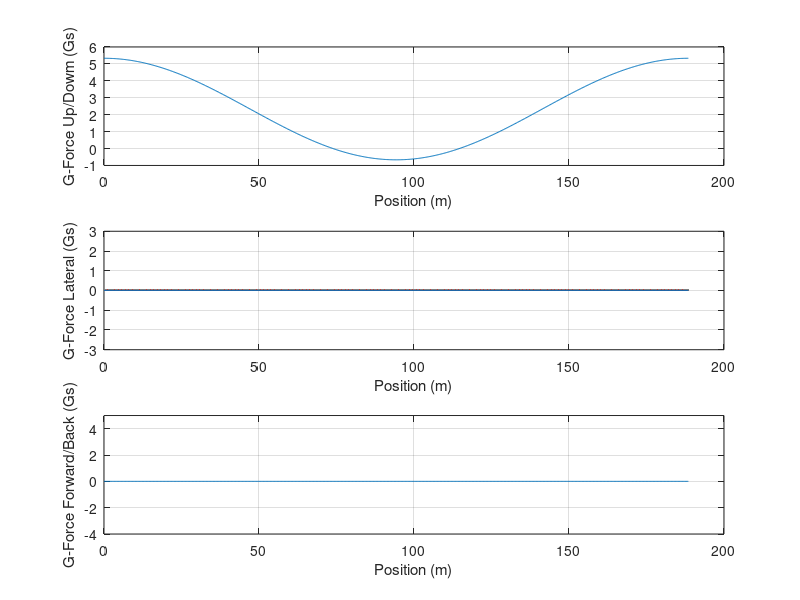
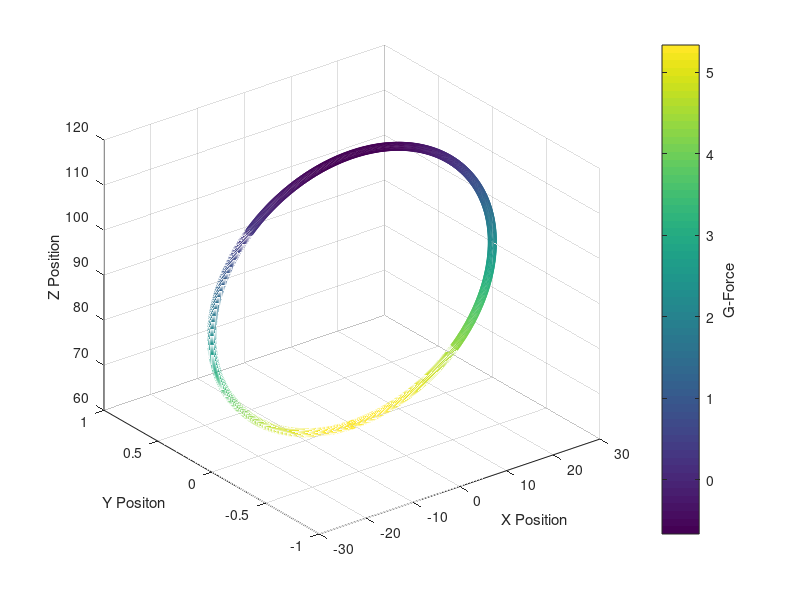
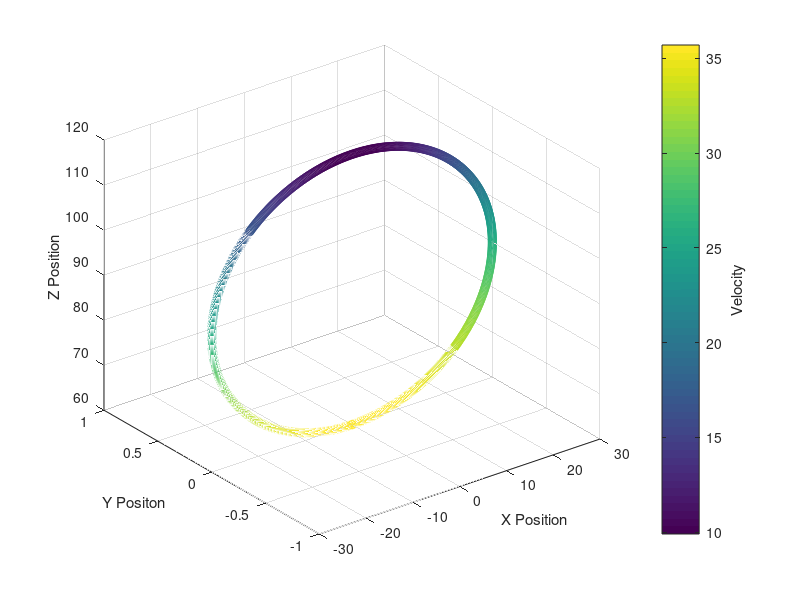

The MATLAB script that drew these images, in order:
clc;
clear ;
close all;

%% LOOP 

%Variables
h0 = 125;
N = 750;
theta = linspace (-90,270,N);
R = 30;
g = 9.81;
x0 = 0;
y0 = 0;
z0 = 60;


%Eq of Circle
x = (R*cosd(theta)) + x0;
z = (R*sind(theta) + R) + z0;
y = zeros(1,length(x)) + y0;

% G Force at different locations\
v = sqrt(2*g*(h0-z));

G_top = (2*(h0-2*R)/(R)) -1;
G_bot = (2*h0/R) +1;
G_force = ((v.^2)./(g.*R))-sind(theta);

len_curve = sum(vecnorm(diff( [x(:),z(:)] ),2,2));
position_vec = linspace(0, len_curve, N);

%% PLOTTING

subplot(3,1,1)
plot(position_vec, G_force)
grid on;
ylim([-1 6])
xlabel('Position (m)');
ylabel('G-Force Up/Dowm (Gs)');

subplot(3,1,2)
lat_gs = zeros(length(position_vec));
plot(position_vec, lat_gs)
grid on;
ylim([-3 3])
xlabel('Position (m)');
ylabel('G-Force Lateral (Gs)');

subplot(3,1,3)
lat_gs = zeros(length(position_vec),1);
plot(position_vec, lat_gs)
grid on;
ylim([-4 5])
xlabel('Position (m)');
ylabel('G-Force Forward/Back (Gs)');

%G-Force Plot
figure();
scatter3(x,y,z,[],G_force)
colormap;
cb = colorbar();
ylabel(cb,'G-Force')
ylabel('Y Positon')
xlabel('X Position')
zlabel('Z Position')

%Velocity Plot
figure();
scatter3(x,y,z,[],v)
colormap;
cb = colorbar();
ylabel(cb,'Velocity')
ylabel('Y Positon')
xlabel('X Position')
zlabel('Z Position')
